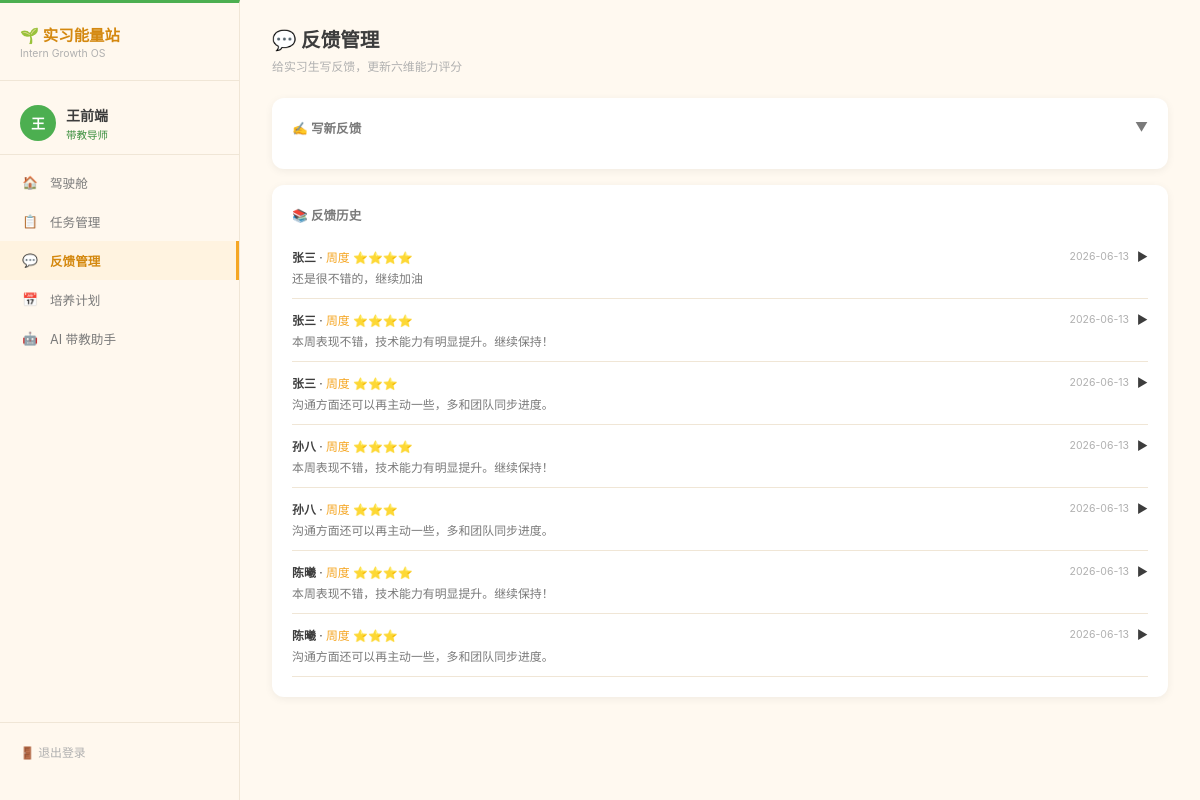
The page /mentor/feedback (signed in) on the database its author committed.
### tables this page shows
CREATE TABLE users (
            id INTEGER PRIMARY KEY AUTOINCREMENT,
            email TEXT UNIQUE NOT NULL,
            password_hash TEXT NOT NULL,
            name TEXT NOT NULL,
            role TEXT NOT NULL CHECK(role IN ('intern','mentor','hr','leader','admin')),
            avatar_url TEXT DEFAULT '',
            department TEXT DEFAULT '',
            position TEXT DEFAULT '',
            created_at DATETIME DEFAULT CURRENT_TIMESTAMP
        );

CREATE TABLE feedbacks (
            id INTEGER PRIMARY KEY AUTOINCREMENT,
            intern_id INTEGER NOT NULL,
            mentor_id INTEGER NOT NULL,
            type TEXT DEFAULT 'weekly' CHECK(type IN ('weekly','milestone','ad_hoc')),
            content TEXT DEFAULT '',
            rating INTEGER,
            dimension_scores TEXT DEFAULT '{}',
            created_at DATETIME DEFAULT CURRENT_TIMESTAMP,
            FOREIGN KEY (intern_id) REFERENCES intern_profiles(id),
            FOREIGN KEY (mentor_id) REFERENCES users(id)
        );

### app.py (the view, shortened to what this page needs)
@app.route('/mentor/feedback', methods=['GET', 'POST'])
@login_required
@role_required('mentor')
def mentor_feedback():
    db = get_db()
    uid = session['user_id']
    interns = db.execute(
        'SELECT u.* FROM users u JOIN intern_profiles ip ON u.id=ip.user_id WHERE ip.mentor_id=?',
        (uid,)
    ).fetchall()
    history_raw = db.execute(
        '''SELECT f.*, u.name as intern_name FROM feedbacks f
           JOIN intern_profiles ip ON f.intern_id=ip.id
           JOIN users u ON ip.user_id=u.id
           WHERE f.mentor_id=? ORDER BY f.created_at DESC LIMIT 20''',
        (uid,)
    ).fetchall()
    history = []
    for h in history_raw:
        h_dict = dict(h)
        dim_scores = h_dict.get('dimension_scores', '{}')
        if isinstance(dim_scores, str):
            try:
                h_dict['dimension_scores'] = json.loads(dim_scores) if dim_scores else {}
            except:
                h_dict['dimension_scores'] = {}
        elif dim_scores is None:
            h_dict['dimension_scores'] = {}
        history.append(h_dict)
    db.close()
    return render_template('mentor/feedback.html',
                          interns=[dict(i) for i in interns],
                          history=history)

### app.py (called while the page is built)
def login_required(f):
    @wraps(f)
    def decorated(*args, **kwargs):
        if 'user_id' not in session:
            return redirect(url_for('login'))
        return f(*args, **kwargs)
    return decorated

def role_required(*roles):
    def decorator(f):
        @wraps(f)
        def decorated(*args, **kwargs):
            if session.get('role') not in roles:
                flash('无权访问')
                return redirect(url_for('dashboard'))
            return f(*args, **kwargs)
        return decorated
    return decorator

def get_current_user():
    if 'user_id' in session:
        db = get_db()
        user = db.execute('SELECT * FROM users WHERE id=?', (session['user_id'],)).fetchone()
        db.close()
        return dict(user) if user else None
    return None

@app.context_processor
def inject_globals():
    user = get_current_user()
    role_colors = {
        'intern': {'primary': '#F5A623', 'primary_dark': '#E09000', 'primary_light': '#FFD180', 'bg': '#FFF8E1'},
        'mentor': {'primary': '#4CAF50', 'primary_dark': '#388E3C', 'primary_light': '#A5D6A7', 'bg': '#E8F5E9'},
        'leader': {'primary': '#9C27B0', 'primary_dark': '#7B1FA2', 'primary_light': '#CE93D8', 'bg': '#F3E5F5'},
        'admin': {'primary': '#607D8B', 'primary_dark': '#455A64', 'primary_light': '#B0BEC5', 'bg': '#ECEFF1'}
    }
    theme = role_colors.get(user['role'], role_colors['intern']) if user else role_colors['intern']
    return dict(current_user=user, now=datetime.now(), theme=theme)

### init_db.py (called while the page is built)
def get_db():
    db = sqlite3.connect(Config.DATABASE)
    db.row_factory = sqlite3.Row
    db.execute("PRAGMA foreign_keys = ON")
    return db

### templates/mentor/feedback.html (shortened to what this page needs)
{% extends "layout.html" %}
{% block content %}
<div class="page-header">
    <h1>💬 反馈管理</h1>
    <p>给实习生写反馈，更新六维能力评分</p>
</div>
<div class="card mb-16">
    <div class="card-header" style="cursor:pointer;" onclick="toggleForm()">
        ✍️ 写新反馈 <span id="form-toggle-icon">▼</span>
    </div>
</div>
<div class="card">
    <div class="card-header">📚 反馈历史</div>
    {% for h in history %}
    <div class="feedback-item" onclick="toggleDetail(this)" style="padding:12px 0; border-bottom:1px solid var(--border); font-size:0.85rem; cursor:pointer;">
        <div class="flex-between">
            <span>
                <strong>{{ h.intern_name }}</strong> ·
                <span style="color:var(--primary);">{{ '周度' if h.type=='weekly' else '里程碑' if h.type=='milestone' else '即时' }}</span>
                {% if h.rating %}{% for i in range(h.rating) %}⭐{% endfor %}{% endif %}
            </span>
            <span style="display:flex; align-items:center; gap:8px;">
                <span class="text-muted" style="font-size:0.75rem;">{{ h.created_at[:10] }}</span>
                <span class="toggle-icon">▶</span>
            </span>
        </div>
        <div class="feedback-summary" style="color:var(--text-secondary); margin-top:4px;">{{ h.content[:80] }}{% if h.content|length > 80 %}...{% endif %}</div>
    </div>
    {% endfor %}
</div>
{% endblock %}

### templates/layout.html (shortened to what this page needs)
{% extends "base.html" %}
{% set role_colors = {
    'intern': {'primary': '#F5A623', 'primary_dark': '#E09000', 'primary_light': '#FFD180', 'bg': '#FFF8E1'},
    'mentor': {'primary': '#4CAF50', 'primary_dark': '#388E3C', 'primary_light': '#A5D6A7', 'bg': '#E8F5E9'},
    'leader': {'primary': '#9C27B0', 'primary_dark': '#7B1FA2', 'primary_light': '#CE93D8', 'bg': '#F3E5F5'},
    'admin': {'primary': '#607D8B', 'primary_dark': '#455A64', 'primary_light': '#B0BEC5', 'bg': '#ECEFF1'}
} %}
{% set theme = role_colors.get(current_user.role, role_colors.intern) %}
{% block body %}
<div class="layout">
    <aside class="sidebar" style="border-top: 3px solid {{ theme.primary }};">
        <div class="sidebar-brand">
            <h2>🌱 实习能量站</h2>
            <div class="subtitle">Intern Growth OS</div>
        </div>
        {% if current_user %}
        <div class="sidebar-user">
            <div class="avatar" style="background:{{ theme.primary }};">{{ current_user.name[0] }}</div>
            <div class="name">{{ current_user.name }}</div>
            <div class="role" style="color:{{ theme.primary_dark }};">
                {% if current_user.role == 'intern' %}实习生
                {% elif current_user.role == 'mentor' %}带教导师
                {% elif current_user.role == 'leader' %}部门主管
                {% elif current_user.role == 'admin' %}管理员
                {% endif %}
            </div>
        </div>
        <nav class="sidebar-nav">
            {% if current_user.role == 'intern' %}
            <a href="{{ url_for('intern_dashboard') }}" class="{% if request.endpoint == 'intern_dashboard' %}active{% endif %}">
                <span class="icon">🏠</span> 我的主页
            </a>
            <a href="{{ url_for('intern_growth_map') }}" class="{% if request.endpoint == 'intern_growth_map' %}active{% endif %}">
                <span class="icon">🗺️</span> 成长分析
            </a>
            <a href="{{ url_for('intern_tasks') }}" class="{% if request.endpoint == 'intern_tasks' %}active{% endif %}">
                <span class="icon">📋</span> 成长任务
            </a>
            <a href="{{ url_for('intern_weekly_report') }}" class="{% if request.endpoint in ['intern_weekly_report', 'intern_weekly_report_edit', 'intern_feedback'] %}active{% endif %}">
                <span class="icon">📚</span> 成长周记
            </a>
            <a href="{{ url_for('intern_score_history') }}" class="{% if request.endpoint == 'intern_score_history' %}active{% endif %}">
                <span class="icon">📊</span> 评分历史
            </a>
            <a href="{{ url_for('intern_learning') }}" class="{% if request.endpoint == 'intern_learning' %}active{% endif %}">
                <span class="icon">📖</span> 学习资料
            </a>
            {% elif current_user.role == 'mentor' %}
            <a href="{{ url_for('mentor_dashboard') }}" class="{% if request.endpoint == 'mentor_dashboard' %}active{% endif %}">
                <span class="icon">🏠</span> 驾驶舱
            </a>
            <a href="{{ url_for('mentor_tasks') }}" class="{% if request.endpoint == 'mentor_tasks' %}active{% endif %}">
                <span class="icon">📋</span> 任务管理
            </a>
            <a href="{{ url_for('mentor_feedback') }}" class="{% if request.endpoint == 'mentor_feedback' %}active{% endif %}">
                <span class="icon">💬</span> 反馈管理
            </a>
            <a href="{{ url_for('mentor_plan') }}" class="{% if request.endpoint == 'mentor_plan' %}active{% endif %}">
                <span class="icon">📅</span> 培养计划
            </a>
            <a href="{{ url_for('mentor_ai_copilot') }}" class="{% if request.endpoint == 'mentor_ai_copilot' %}active{% endif %}">
                <span class="icon">🤖</span> AI 带教助手
            </a>
            {% endif %}
        </nav>
        <div class="sidebar-footer">
            <a href="{{ url_for('logout') }}">🚪 退出登录</a>
        </div>
        {% endif %}
    </aside>
    <main class="main-content">
        {% block content %}{% endblock %}
    </main>
</div>
{% endblock %}

### static/css/style.css (style rules this page uses)
*, *::before, *::after { box-sizing: border-box; margin: 0; padding: 0; }
:root { --primary: #F5A623; --primary-light: #FFC966; --primary-dark: #D4880F; --primary-bg: #FFF3E0; --bg-main: #FFF9F0; --bg-card: #FFFFFF; --bg-sidebar: #FFF8EE; --text-primary: #3D3D3D; --text-secondary: #7A7A7A; --text-muted: #B0B0B0; --border: #F0E6D6; --success: #4CAF50; --warning: #FF9800; --danger: #F44336; --info: #2196F3; --shadow-sm: 0 2px 8px rgba(0,0,0,0.06); --shadow-md: 0 4px 16px rgba(0,0,0,0.08); --radius-sm: 8px; --radius-md: 12px; --radius-lg: 16px; }
html { font-size: 14px; }
body { font-family: -apple-system, BlinkMacSystemFont, "Segoe UI", "PingFang SC", "Hiragino Sans GB", "Microsoft YaHei", sans-serif; background: var(--bg-main); color: var(--text-primary); min-height: 100vh; }
a { color: var(--primary-dark); text-decoration: none; }
.layout { display: flex; min-height: 100vh; }
.sidebar { width: 240px; background: var(--bg-sidebar); border-right: 1px solid var(--border); padding: 20px 0; display: flex; flex-direction: column; position: fixed; top: 0; left: 0; bottom: 0; z-index: 100; }
.sidebar-brand { padding: 0 20px 20px; border-bottom: 1px solid var(--border); margin-bottom: 12px; }
.sidebar-brand h2 { font-size: 1.1rem; color: var(--primary-dark); }
.sidebar-brand .subtitle { font-size: 0.75rem; color: var(--text-muted); margin-top: 2px; }
.sidebar-user { padding: 12px 20px; border-bottom: 1px solid var(--border); margin-bottom: 8px; }
.sidebar-user .name { font-weight: 600; }
.sidebar-user .role { font-size: 0.75rem; color: var(--text-muted); margin-top: 2px; }
.sidebar-user .avatar { width: 36px; height: 36px; border-radius: 50%; background: var(--primary-light); display: flex; align-items: center; justify-content: center; font-weight: 700; color: #fff; margin-right: 10px; float: left; }
.sidebar-nav { flex: 1; overflow-y: auto; }
.sidebar-nav a { display: flex; align-items: center; padding: 10px 20px; color: var(--text-secondary); font-size: 0.9rem; transition: all 0.2s; }
.sidebar-nav a.active { background: var(--primary-bg); color: var(--primary-dark); font-weight: 600; border-right: 3px solid var(--primary); }
.sidebar-nav a .icon { margin-right: 10px; width: 20px; text-align: center; }
.sidebar-footer { padding: 12px 20px; border-top: 1px solid var(--border); }
.sidebar-footer a { display: flex; align-items: center; padding: 8px 0; color: var(--text-muted); font-size: 0.85rem; }
.main-content { flex: 1; margin-left: 240px; padding: 24px 32px; min-height: 100vh; }
.card { background: var(--bg-card); border-radius: var(--radius-md); box-shadow: var(--shadow-sm); padding: 20px; margin-bottom: 16px; }
.card-header { font-size: 0.9rem; font-weight: 600; color: var(--text-secondary); margin-bottom: 12px; display: flex; align-items: center; justify-content: space-between; }
.page-header { margin-bottom: 24px; }
.page-header h1 { font-size: 1.4rem; font-weight: 700; }
.page-header p { color: var(--text-muted); font-size: 0.85rem; margin-top: 4px; }
.text-muted { color: var(--text-muted); }
.mb-16 { margin-bottom: 16px; }
.flex-between { display: flex; justify-content: space-between; align-items: center; }

### rows shown on the page
users: name "王", name "王前端"
feedbacks: intern_name "张三", type "周度", created_at "2026-06-13", content "还是很不错的，继续加油"
feedbacks: intern_name "张三", type "周度", created_at "2026-06-13", content "本周表现不错，技术能力有明显提升。继续保持！"
feedbacks: intern_name "张三", type "周度", created_at "2026-06-13", content "沟通方面还可以再主动一些，多和团队同步进度。"
feedbacks: intern_name "孙八", type "周度", created_at "2026-06-13", content "本周表现不错，技术能力有明显提升。继续保持！"
feedbacks: intern_name "孙八", type "周度", created_at "2026-06-13", content "沟通方面还可以再主动一些，多和团队同步进度。"
feedbacks: intern_name "陈曦", type "周度", created_at "2026-06-13", content "本周表现不错，技术能力有明显提升。继续保持！"
feedbacks: intern_name "陈曦", type "周度", created_at "2026-06-13", content "沟通方面还可以再主动一些，多和团队同步进度。"
